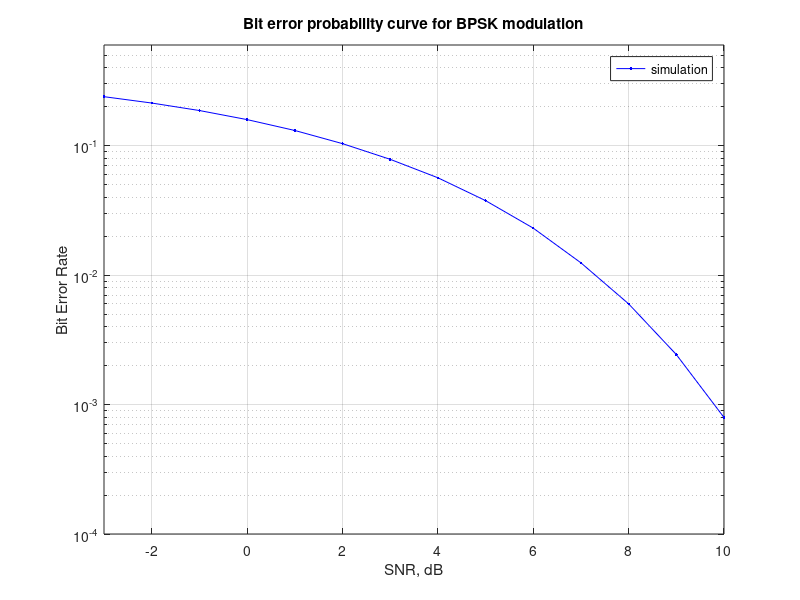

MATLAB code for this plot:
clear
N = 10^6; % number of bits or symbols
rand('seed',1); % initializing the rand() function so that random bits produced 
% are same in every simulation
% Transmitter
ip1 = rand(1,N/2)>0.5; % using rand() generate a (1,N/2) vector with zeros and ones 
% representing x1
ip2 = rand(1,N/2)>0.5; % using rand() generate a (1,N/2) vector with zeros and ones
% representing x2
ip=[ip1;ip2];
% BPSK modulation 

m1 = 2*ip1-1;
m2 = 2*ip2-1; % transform ip2 so as 0s become -1s and 1s remain 1s
msg=[m1;m2;];
SNR = -3:10 ; % in dB
nErr=zeros(length(SNR),1); %initializing error with 0.
h= [1.0 0.0; 0.0 1.0]; % define a transition matrix where h1,1=1 h1,2=0 h2,1=0 and h2,2=1
hin= pinv(h); % using pinv define the pseudo-reverse matrix of h
s = [h(1,1),h(1,2); h(2,1) h(2,2)]* msg; % calculate output as defined in equation (3) 
% without the noise factor [n1;n2]
for ii = 1:length(SNR)
 %Addition Of Noise 
 y = awgn(s,SNR(ii)); %using awgn() add the current value of SNR vector to s as 
%noise
 
 % receiver - zero forcing decoding
 
 xg = hin * y; % using the calculated y output considering noise and hin 
%calculate.
 % the input that would have led to y
 sr = real(xg) > 0;
 % counting the errors
 nErr(ii) = size(find(ip - sr),1);
end
simBer = nErr/N; % simulated ber
%plot
close all
figure
semilogy(SNR,simBer,'b.-');
axis([-3 10 10^-4 0.6])
grid on
legend( 'simulation');
xlabel('SNR, dB');
ylabel('Bit Error Rate');
title('Bit error probability curve for BPSK modulation');